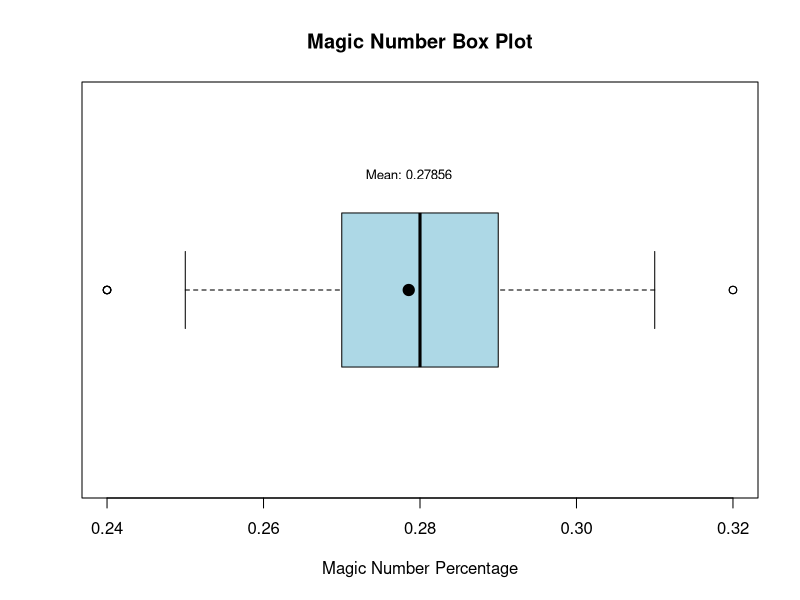
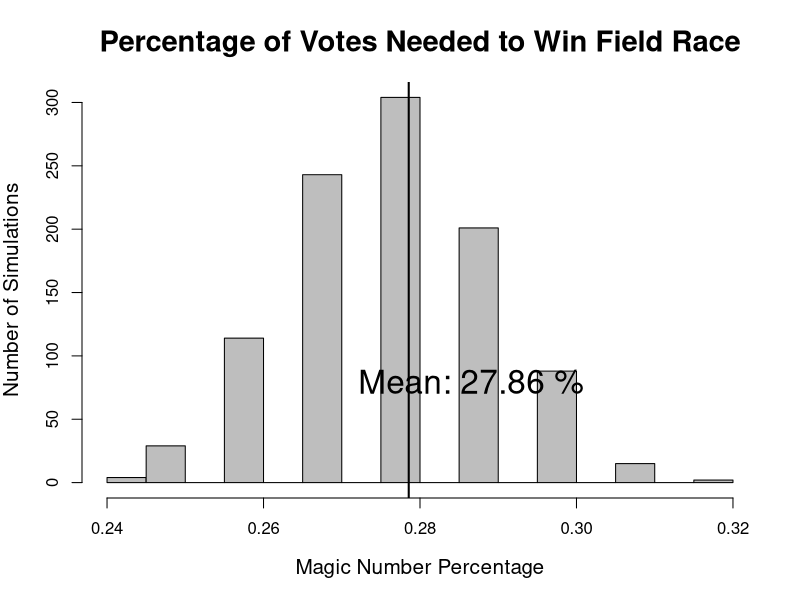

Here is the R script that generated these plots, in order:
library(tidyverse)


# Define constants

#final registered voters <- 603958
#total_projected_votes <- 448859.  #Actual number of total ballots (projected)
#total_votes <- 405825 #Actual number of total ballots (official)       43,034 less than projected
total_votes <- 100   #Use smaller number so simulation actually finishes
percentages <- c(0.313, 0.044, 0.6426)  # Votes distribution

# Calculate the number of votes
no_votes <- round(total_votes * percentages[1])  # No votes
one_vote <- round(total_votes * percentages[2])  # Votes for one candidate
two_votes <- round(total_votes * percentages[3])  # Votes for two candidates

# Define candidates
candidates <- c("A", "B", "C", "D", "E")

# Function to simulate the election
simulate_election <- function(candidates, one_vote, two_votes) {
  # Create a ballot list
  ballots <- vector("list", total_votes)
  
  # Assign ballots for no votes
  for (i in 1:no_votes) {
    ballots[[i]] <- c()  # No votes
  }
  
  # Assign ballots for one candidate
  for (i in (no_votes + 1):(no_votes + one_vote)) {
    ballots[[i]] <- sample(candidates, 1)  # Vote for one candidate
  }
  
  # Assign ballots for two candidates
  for (i in (no_votes + one_vote + 1):total_votes) {
    ballots[[i]] <- sample(candidates, 2)  # Vote for two candidates
  }
  
  # Count votes for each candidate
  vote_counts <- table(unlist(ballots))
  return(as.numeric(vote_counts))
}

# Store results
results <- replicate(1000, simulate_election(candidates, one_vote, two_votes))

# Convert results to a data frame
results_df <- as.data.frame(t(results))
colnames(results_df) <- candidates

# Determine winners (top 2 candidates)
results_df$Election <- 1:nrow(results_df)
results_df$Winner1 <- apply(results_df[, 1:5], 1, function(x) names(sort(x, decreasing = TRUE)[1]))
results_df$Winner2 <- apply(results_df[, 1:5], 1, function(x) names(sort(x, decreasing = TRUE)[2]))
results_df$MagicNumber <- apply(results_df[, 1:5], 1, function(x) (sort(x, decreasing = TRUE)[3]+1)/total_votes)

# Display results
head(results_df)

# Summary of winning candidates
winner_summary <- table(results_df$Winner1, results_df$Winner2)
winner_summary

magic_number_average <- mean(results_df$MagicNumber)
needed_votes <- magic_number_average*448859
needed_votes

# Basic boxplot without notches and jitter points
boxplot(
  results_df$MagicNumber, 
  main = "Magic Number Box Plot", 
  xlab = "Magic Number Percentage",
  col = "lightblue",
  horizontal = TRUE,
  border = "black",   # Change border color
  outline = TRUE          # Keep outliers visible (optional)
)

# Add the mean point
points(magic_number_average, 1, pch = 19, col = "black", cex = 1.5)  # Adjust '1' based on your y-axis

# Annotate the mean above the boxplot
text(magic_number_average, 1.3, labels = paste("Mean:", round(magic_number_average, 5)), col = "black", cex = 0.8)




# Create the histogram
hist(
  results_df$MagicNumber, 
  main = "Percentage of Votes Needed to Win Field Race", 
  xlab = "Magic Number Percentage",
  ylab = "Number of Simulations",
  col = "grey", 
  border = "black",
  breaks = 25,
  cex.main = 1.75,
  cex.lab = 1.25
)

# Add a vertical line for the mean
abline(v = magic_number_average, col = "black", lwd = 2)


# Add text for the mean
text(x = magic_number_average + 0.008, y = 80, 
     labels = paste("Mean:", round(magic_number_average*100, 2),"%"), 
     col = "black", cex = 2) 
